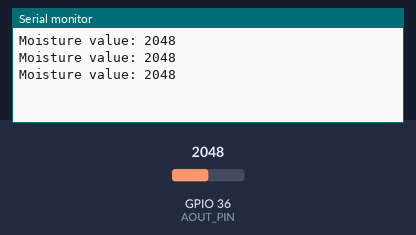
The sketch below on a simulated ESP32. Shown: the last lines printed to the serial monitor. Inputs (shaded band) come from the test bench; at power-on: GPIO 36 (AOUT_PIN) = 2048.

Above: at 1.3 s.
1.4 s: GPIO 36 (AOUT_PIN) set to 2866
At 1.8 s:
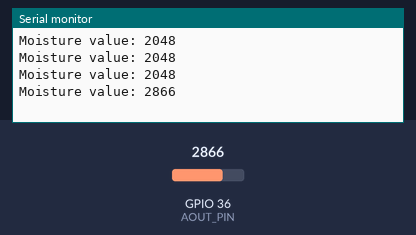
2.9 s: GPIO 36 (AOUT_PIN) set to 3603
At 3.4 s:
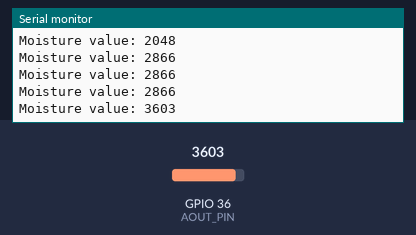
Timing chart, 0 to 5.9 s (numbered marks = the images above; inputs shaded):
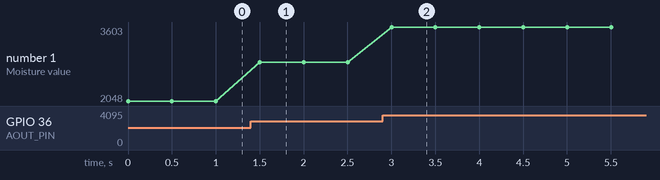

Measured:
- after the input at 1.4 s, the serial monitor: prints a new line after 0.10 s (image 1)
- after the input at 2.9 s, the serial monitor: prints a new line after 0.10 s (image 2)
- plotted number 1: 2048 → 2866 after the input at 1.4 s, 2866 → 3603 after the input at 2.9 s

The sketch:

Soil_Moisture_Test.ino
```cpp
/*
 * This ESP32 code is created by esp32io.com
 *
 * This ESP32 code is released in the public domain
 *
 * For more detail (instruction and wiring diagram), visit https://esp32io.com/tutorials/esp32-soil-moisture-sensor
 */

#define AOUT_PIN 36 // ESP32 pin GIOP36 (ADC0) that connects to AOUT pin of moisture sensor

void setup() {
  Serial.begin(9600);
}

void loop() {
  int value = analogRead(AOUT_PIN); // read the analog value from sensor

  Serial.print("Moisture value: ");
  Serial.println(value);

  delay(500);
}
```
